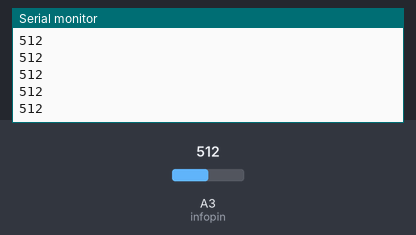
Bench run of a sketch on a simulated Arduino Uno, built with avr-gcc and run on an emulated ATmega328P. Parts: the last lines printed to the serial monitor. The inputs (shaded band) are chosen by the test bench; at power-on: A3 (infopin) = 512.

Above: at 1.2 s.
1.3 s: A3 (infopin) set to 716
At 2.1 s:
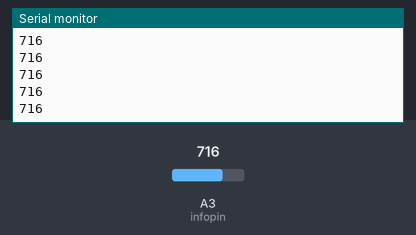
2.8 s: A3 (infopin) set to 900
At 3.5 s:
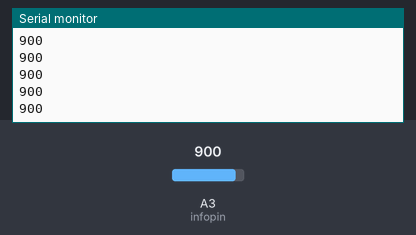
Timing chart, 0 to 5.8 s (numbered marks = the images above; inputs shaded):
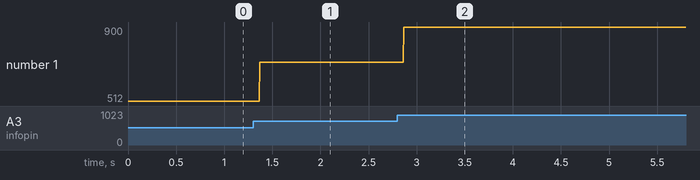

The sketch:

gyro.ino
```cpp
#define infopin A3

void setup() {
 Serial.begin(9600);

}

void loop() {
  Serial.println(analogRead(A3));
  delay(3);
}
```

Measured:
- after the input at 1.3 s, the serial monitor: prints a new line after 0.07 s (image 1)
- after the input at 2.8 s, the serial monitor: prints a new line after 0.07 s (image 2)
- plotted number 1: 512 → 716 after the input at 1.3 s, 716 → 900 after the input at 2.8 s
